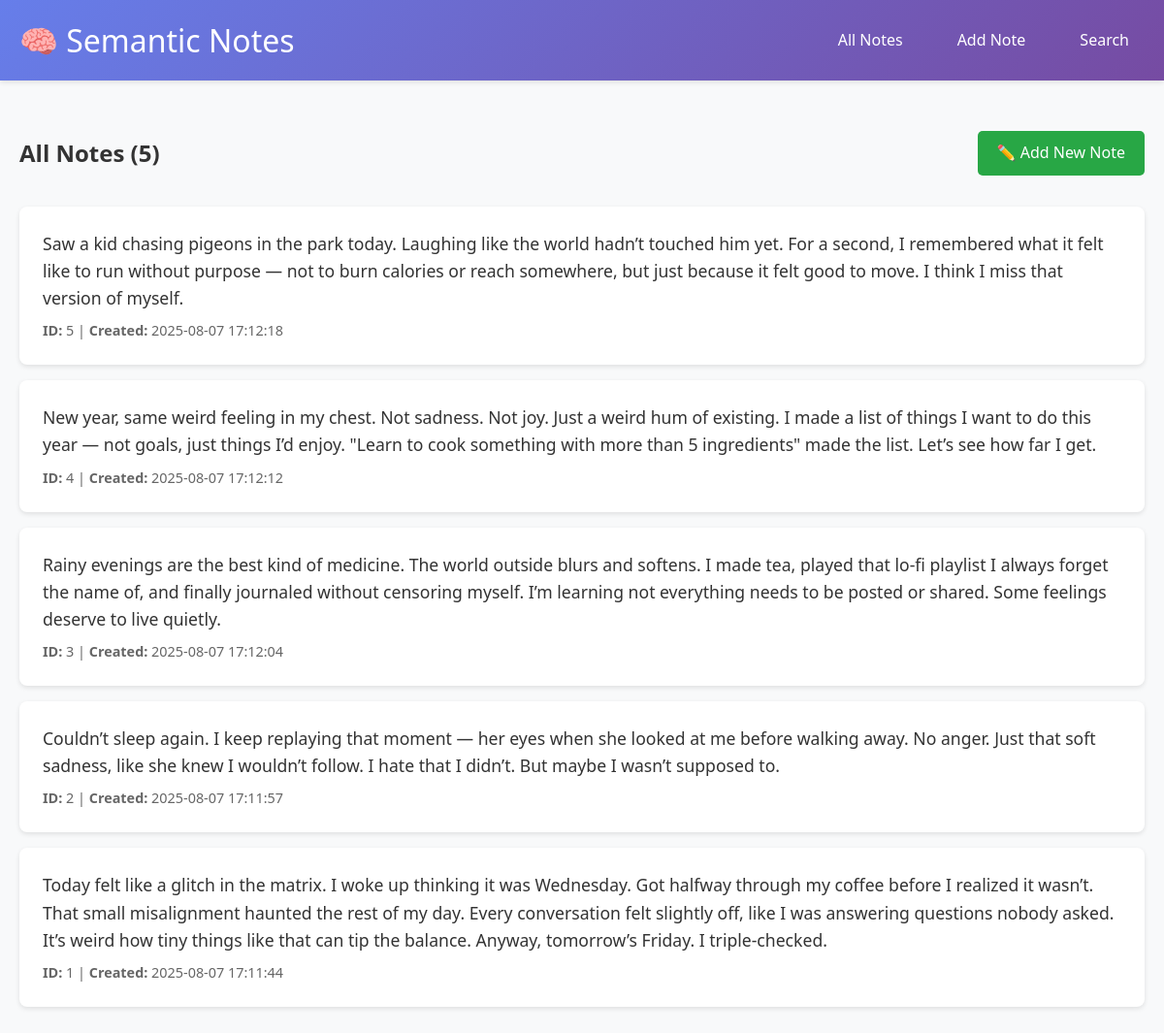
The page / on the database its author committed.
### tables this page shows
CREATE TABLE notes(
              id INTEGER PRIMARY KEY AUTOINCREMENT,
              content TEXT NOT NULL,
              created_at TIMESTAMP DEFAULT CURRENT_TIMESTAMP             
              );

### web_app.py (the view)
@app.route('/')
def index():
    notes = get_all_notes()
    return render_template('index.html', notes=notes)

### web_app.py (called while the page is built)
def get_all_notes():
    conn = sqlite3.connect(DB_FILE)
    c = conn.cursor()
    c.execute("SELECT id, content, created_at FROM notes ORDER BY created_at DESC")
    rows = c.fetchall()
    conn.close()
    return rows

### templates/index.html (shortened to what this page needs)
{% extends "base.html" %}
{% block content %}
<div style="display: flex; justify-content: space-between; align-items: center; margin-bottom: 2rem;">
    <h2>All Notes ({{ notes|length }})</h2>
    <a href="/add" class="btn btn-success">✏️ Add New Note</a>
</div>
{% if notes %}
    {% for note in notes %}
    <div class="note-card">
        <div class="note-content">{{ note[1] }}</div>
        <div class="note-meta">
            <strong>ID:</strong> {{ note[0] }} |
            <strong>Created:</strong> {{ note[2] }}
        </div>
    </div>
    {% endfor %}
{% else %}
    <div class="no-notes">
        <h3>No notes found</h3>
        <p>Start by <a href="/add">adding your first note</a>!</p>
    </div>
{% endif %}
{% endblock %}

### templates/base.html (shortened to what this page needs)
<!DOCTYPE html>
<html lang="en">
<head>
</head>
<body>
    <header>
        <div class="header-content">
            <h1>🧠 Semantic Notes</h1>
            <nav>
                <ul>
                    <li><a href="/">All Notes</a></li>
                    <li><a href="/add">Add Note</a></li>
                    <li><a href="/search">Search</a></li>
                </ul>
            </nav>
        </div>
    </header>
    <div class="container">
        {% block content %}{% endblock %}
    </div>
</body>
</html>

### templates/base.html (style rules this page uses)
* { margin: 0; padding: 0; box-sizing: border-box; }
body { font-family: 'Segoe UI', Tahoma, Geneva, Verdana, sans-serif; line-height: 1.6; color: #333; background-color: #f8f9fa; }
.container { max-width: 1200px; margin: 0 auto; padding: 20px; }
header { background: linear-gradient(135deg, #667eea 0%, #764ba2 100%); color: white; padding: 1rem 0; margin-bottom: 2rem; box-shadow: 0 2px 5px rgba(0,0,0,0.1); }
.header-content { max-width: 1200px; margin: 0 auto; padding: 0 20px; display: flex; justify-content: space-between; align-items: center; }
.header-content h1 { font-size: 2rem; font-weight: 300; }
nav ul { list-style: none; display: flex; gap: 1.5rem; }
nav a { color: white; text-decoration: none; padding: 0.5rem 1rem; border-radius: 5px; transition: background-color 0.3s; }
.btn { display: inline-block; padding: 10px 20px; background-color: #007bff; color: white; text-decoration: none; border-radius: 5px; border: none; cursor: pointer; font-size: 1rem; transition: background-color 0.3s; }
.btn-success { background-color: #28a745; }
.note-card { background: white; border-radius: 8px; padding: 1.5rem; margin-bottom: 1rem; box-shadow: 0 2px 5px rgba(0,0,0,0.1); transition: transform 0.2s, box-shadow 0.2s; }
.note-content { font-size: 1.1rem; margin-bottom: 0.5rem; }
.note-meta { color: #666; font-size: 0.9rem; }

### rows shown on the page
notes: content "Saw a kid chasing pigeons in the park today. Laughing like the world hadn’t touched him yet. For a second, I remembered what it felt like to run without purpose — not to burn calories or reach somewhere, but just because it felt good to move. I think I miss that version of myself.", id "5", created_at "2025-08-07 17:12:18"
notes: content "New year, same weird feeling in my chest. Not sadness. Not joy. Just a weird hum of existing. I made a list of things I want to do this year — not goals, just things I’d enjoy. \"Learn to cook something with more than 5 ingredients\" made the list. Let’s see how far I get.", id "4", created_at "2025-08-07 17:12:12"
notes: content "Rainy evenings are the best kind of medicine. The world outside blurs and softens. I made tea, played that lo-fi playlist I always forget the name of, and finally journaled without censoring myself. I’m learning not everything needs to be posted or shared. Some feelings deserve to live quietly.", id "3", created_at "2025-08-07 17:12:04"
notes: content "Couldn’t sleep again. I keep replaying that moment — her eyes when she looked at me before walking away. No anger. Just that soft sadness, like she knew I wouldn’t follow. I hate that I didn’t. But maybe I wasn’t supposed to.", id "2", created_at "2025-08-07 17:11:57"
notes: content "Today felt like a glitch in the matrix. I woke up thinking it was Wednesday. Got halfway through my coffee before I realized it wasn’t. That small misalignment haunted the rest of my day. Every conversation felt slightly off, like I was answering questions nobody asked. It’s weird how tiny things like that can tip the balance. Anyway, tomorrow’s Friday. I triple-checked.", id "1", created_at "2025-08-07 17:11:44"

### other values the page prints
{{ notes|length }} "5"
